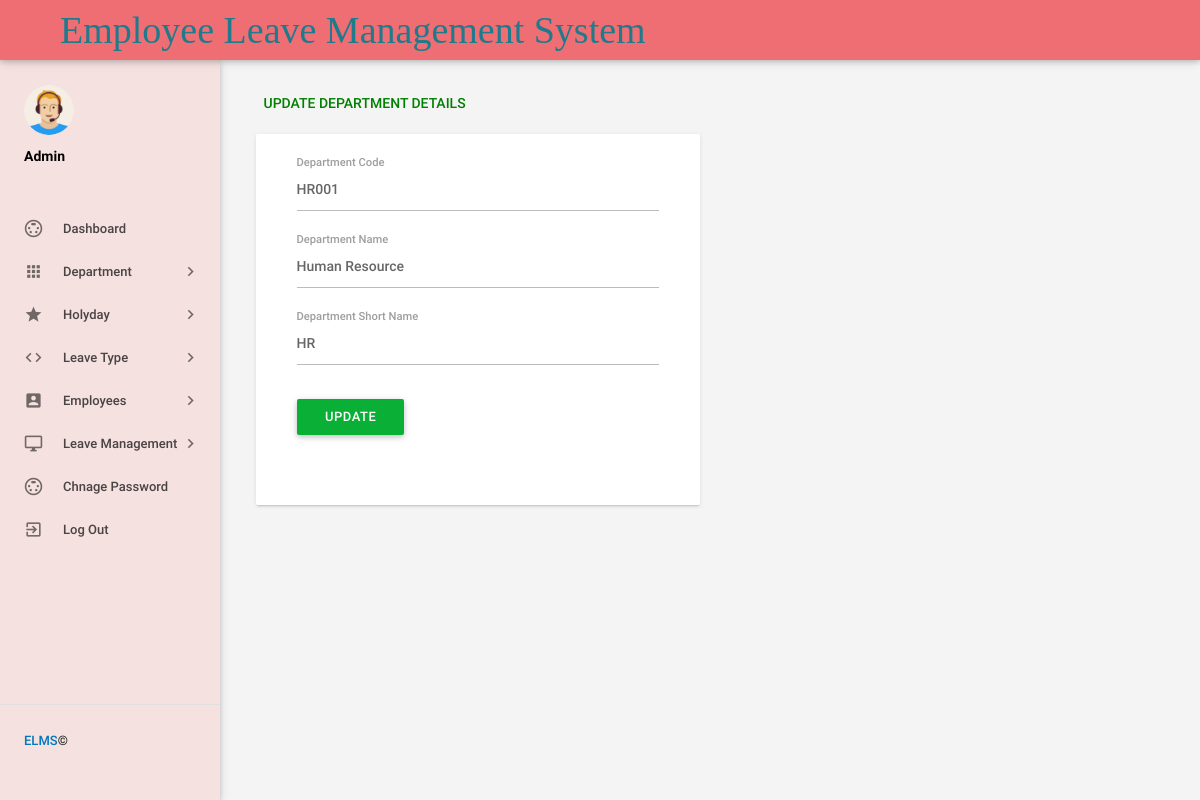
Screenshot of /admin/editdepartment.php?deptid=1 (signed in) with the database file from the repository.
### tables this page shows
CREATE TABLE `tbldepartments` (
  `id` int(11) NOT NULL,
  `DepartmentName` varchar(150) DEFAULT NULL,
  `DepartmentShortName` varchar(100) NOT NULL,
  `DepartmentCode` varchar(50) DEFAULT NULL,
  `CreationDate` timestamp NULL DEFAULT current_timestamp()
);

### admin/editdepartment.php (the view, shortened to what this page needs)
<?php
include('includes/config.php');
if(strlen($_SESSION['alogin'])==0)
    {
header('location:index.php');
}
else{
    ?>
<!DOCTYPE html>
<html lang="en">
    <head>
        <link type="text/css" rel="stylesheet" href="../assets/plugins/materialize/css/materialize.min.css"/>
        <link type="text/css" rel="stylesheet" href="../assets/plugins/materialize/css/materialize.css"/>
        <link href="../assets/plugins/material-preloader/css/materialPreloader.min.css" rel="stylesheet">
        <link href="../assets/css/alpha.min.css" rel="stylesheet" type="text/css"/>
        <link href="../assets/css/custom.css" rel="stylesheet" type="text/css"/>
        <link href="../assets/css/style.css" rel="stylesheet" type="text/css"/>
    </head>
    <body>
  <?php include('includes/header.php');?>
       <?php include('includes/sidebar.php');?>
            <main class="mn-inner">
                <div class="row">
                    <div class="col s12">
                        <div class="page-title" style="color: green;">Update Department Details</div>
                    </div>
                    <div class="col s12 m12 l6">
                        <div class="card">
                            <div class="card-content">
                                <div class="row">
                                    <form class="col s12" name="chngpwd" method="post">
<?php
$did=intval($_GET['deptid']);
$sql = "SELECT * from tbldepartments WHERE id=:did";
$query = $dbh -> prepare($sql);
$query->bindParam(':did',$did,PDO::PARAM_STR);
$query->execute();
$results=$query->fetchAll(PDO::FETCH_OBJ);
if($query->rowCount() > 0)
{
foreach($results as $result)
{               ?>
                                        <div class="row">
<div class="input-field col s12">
 <input id="deptcode" type="text" name="deptcode" class="validate" autocomplete="off" value="<?php echo htmlentities($result->DepartmentCode);?>" required>
                                                <label for="password">Department Code</label>
                                            </div>
                                    <div class="input-field col s12">
<input id="departmentname" type="text"  class="validate" autocomplete="off" name="departmentname" value="<?php echo htmlentities($result->DepartmentName);?>"  required>
                                                <label for="deptname">Department Name</label>
                                            </div>
          <div class="input-field col s12">
<input id="departmentshortname" type="text"  class="validate" autocomplete="off" value="<?php echo htmlentities($result->DepartmentShortName);?>" name="departmentshortname"  required>
                                                <label for="deptshortname">Department Short Name</label>
                                            </div>
<?php }} ?>
<div class="input-field col s12">
<button type="submit" name="update" class="waves-effect waves-light btn indigo m-b-xs">UPDATE</button>
</div>
                                        </div>
                                    </form>
                                </div>
                            </div>
                        </div>
                    </div>
                </div>
            </main>
        </div>
        <div class="left-sidebar-hover"></div>
    </body>
</html>
<?php } ?>

### assets/css/style.css (style rules this page uses)
.btn { background:#09b035!important; }

### rows the page displays
tbldepartments: deptcode "HR001", departmentname "Human Resource", departmentshortname "HR"
